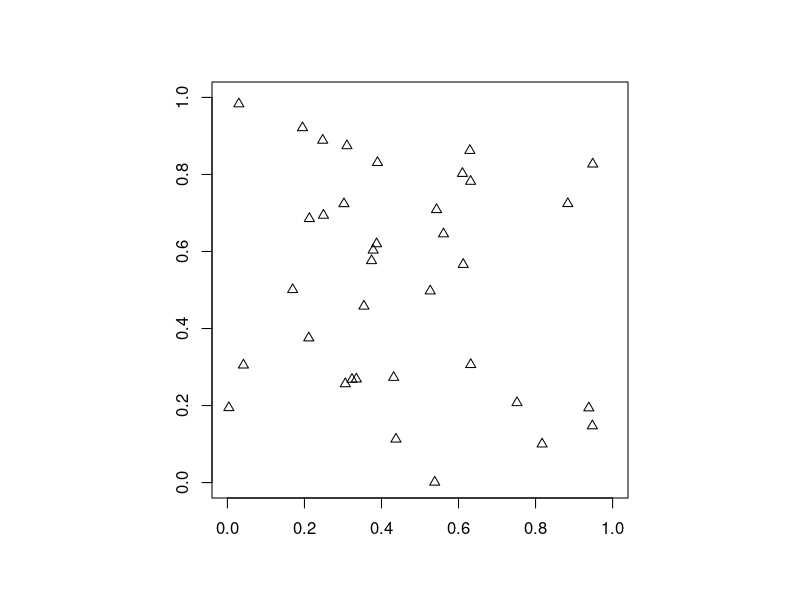
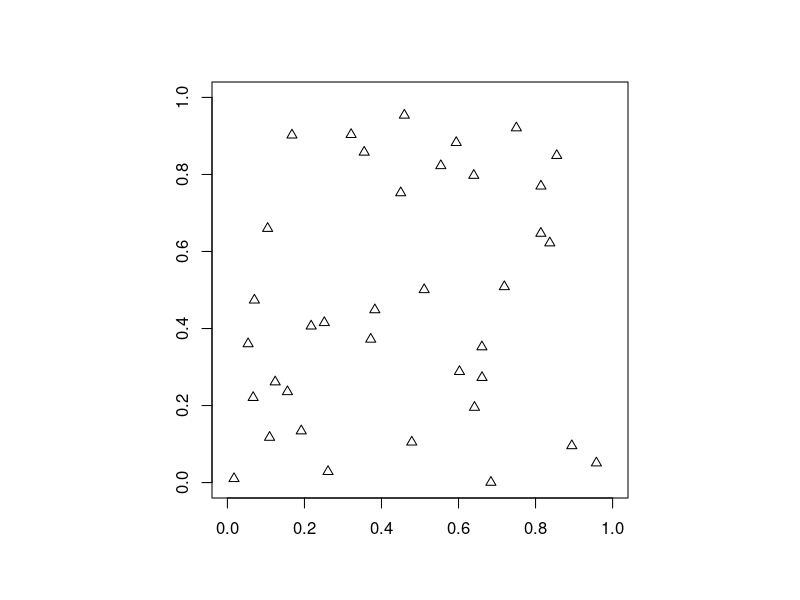
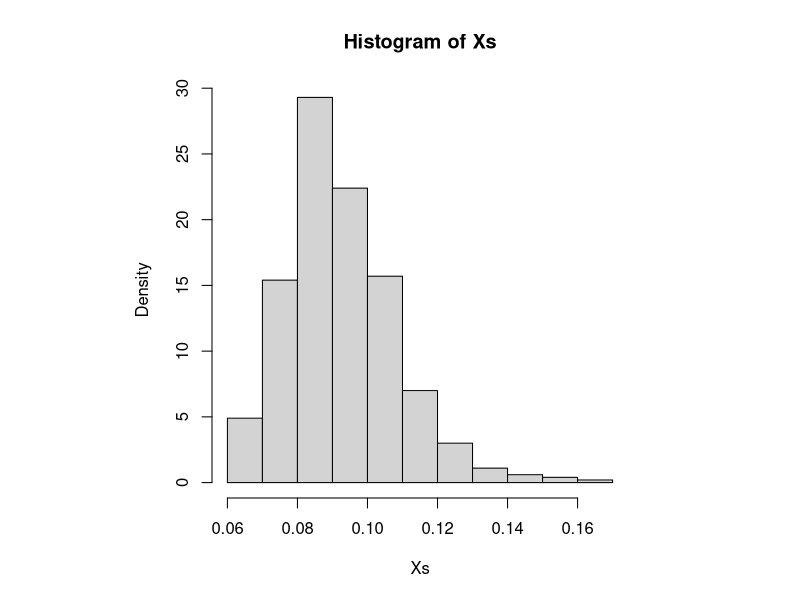

These charts were generated, in order, by the following R code:
# 1.
lambda = 36
# (b)
sizeA <- 0.4^2; sizeD <- 0.2^2; sizeB <- sizeA - sizeD
cat(sprintf("The probability of exactly 4 trees in the two squares simultaneously\n\t= %f\n",
		sum(sapply(0:4, function(k) dpois(k, lambda * sizeD) * dpois(4 - k, lambda * sizeB)^2))))

# (c) Plot simulated trees
simTrees <- function(lambda) {
	N <- rpois(1, lambda * 1^2) # Number of points
	# Conditioning on N, the location of points are uniformly distributed
	list(x = runif(N, 0, 1), y = runif(N, 0, 1))
}

plotSim <- function(sim) {
	par(pty = "s")
	plot(x = sim$x, y = sim$y, pch = 2,
		xlim = c(0, 1), ylim = c(0, 1),
		xlab = "", ylab = "")
}

plotSim(simTrees(lambda))

# (d) Sample lambda from posterior in (c)
alpha_1 <- 36; beta_1 <- 1
rlambda <- function() rgamma(1, alpha_1, beta_1)
plotSim(simTrees(rlambda()))

# (e)
calcX <- function(sim) {
	points <- mapply(list, sim$x, sim$y, SIMPLIFY = FALSE)
	distances <- outer(points, points, function(a, b)
		mapply(function(a, b) (b[[1]] - a[[1]])^2 + (b[[2]] - a[[2]])^2, a, b))
	diag(distances) <- NA
	minDistances <- sqrt(apply(distances, 1, min, na.rm = TRUE))
	mean(minDistances)
}
Xs <- replicate(1000, calcX(simTrees(rlambda())))
hist(Xs, probability = T)

		       
# 2.
# Table 1
state <- c(1, 3, 2, 3, 1, 2, 1, 3, 1, 2)
duration <- c(6.83, 4.01, 6.63, 0.44, 5.11, 0.29, 2.87, 1.3, 4.76, 1.92)
D <- matrix(c(state, duration), nrow = 10)
colnames(D) <- c("state", "duration")

# The embedded matrix.
Ptilde <- matrix(c(0, 0.5, 0.5, 0.5, 0, 0.5, 0.5, 0.5, 0), nrow = 3)

# a) Generator matrix Q.
q <- c(1/5, 1, 1/2)
Q <- matrix(c(-1/5, 1/2, 1/4, 1/10, -1, 1/4, 1/10, 1/2, -1/2), nrow = 3)

# The limiting distribution is obtained by taking e^(tQ) with a big t.
library(expm)
print(expm(50*Q))

# b) Joint distribution for the parameters.
# The priors for the q's.
rq_1 <- function() rgamma(1, 1, q[1])
rq_2 <- function() rgamma(1, 1, q[2])
rq_3 <- function() rgamma(1, 1, q[3])

# The priors for Ptilde. (Same prior for p_12, p_21 and p_31)
rp <- function() rbeta(1, 1/2, 1/2)

# The product of the q's multiplied with the rows of Ptilde.
jointP <- function(rq, rp) rq * rp

# Posterior = [q1 * 0, q1 * p12, q1 * p12,
#              q2 * p21, q2 * 0, q2 * p21,
#              q3 * p31, q3 * p31, q3 * 0]?

# c) Based on this posterior, simulate from an
posteriorSim <- matrix(c(0, jointP(rq_1(), rp()), jointP(rq_1(), rp()), jointP(rq_2(), rp()), 0 ,jointP(rq_2(), rp()), jointP(rq_3(), rp()), jointP(rq_3(), rp()), 0), nrow = 3)
Qsim <- posteriorSim + matrix(c(-rowSums(posteriorSim, 3)[1], 0, 0, 0, -rowSums(posteriorSim, 3)[2], 0, 0, 0, -rowSums(posteriorSim, 3)[3]), nrow = 3)
